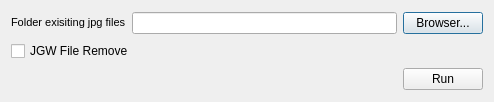
<?xml version="1.0" encoding="UTF-8"?>
<ui version="4.0">
 <class>WriteRemoveJGWClass</class>
 <widget class="QDialog" name="WriteRemoveJGWClass">
  <property name="geometry">
   <rect>
    <x>0</x>
    <y>0</y>
    <width>494</width>
    <height>102</height>
   </rect>
  </property>
  <property name="windowTitle">
   <string>WriteRemoveJGW</string>
  </property>
  <layout class="QVBoxLayout" name="verticalLayout">
   <item>
    <layout class="QHBoxLayout" name="horizontalLayout_2">
     <item>
      <widget class="QLabel" name="label">
       <property name="text">
        <string>&lt;!DOCTYPE HTML PUBLIC &quot;-//W3C//DTD HTML 4.0//EN&quot; &quot;http://www.w3.org/TR/REC-html40/strict.dtd&quot;&gt;
&lt;html&gt;&lt;head&gt;&lt;meta name=&quot;qrichtext&quot; content=&quot;1&quot; /&gt;&lt;style type=&quot;text/css&quot;&gt;
p, li { white-space: pre-wrap; }
&lt;/style&gt;&lt;/head&gt;&lt;body style=&quot; font-family:'MS Shell Dlg 2'; font-size:8pt; font-weight:400; font-style:normal;&quot;&gt;
&lt;p style=&quot; margin-top:0px; margin-bottom:0px; margin-left:0px; margin-right:0px; -qt-block-indent:0; text-indent:0px;&quot;&gt;Folder exisiting jpg files&lt;/p&gt;&lt;/body&gt;&lt;/html&gt;</string>
       </property>
      </widget>
     </item>
     <item>
      <widget class="QLineEdit" name="Open_Folder"/>
     </item>
     <item>
      <widget class="QPushButton" name="Open_Folder_pushButton">
       <property name="text">
        <string>Browser...</string>
       </property>
      </widget>
     </item>
    </layout>
   </item>
   <item>
    <widget class="QCheckBox" name="actionJGWRemove">
     <property name="text">
      <string>JGW File Remove</string>
     </property>
    </widget>
   </item>
   <item>
    <layout class="QHBoxLayout" name="horizontalLayout">
     <item>
      <spacer name="horizontalSpacer">
       <property name="orientation">
        <enum>Qt::Horizontal</enum>
       </property>
       <property name="sizeHint" stdset="0">
        <size>
         <width>40</width>
         <height>20</height>
        </size>
       </property>
      </spacer>
     </item>
     <item>
      <widget class="QPushButton" name="Run_pushButton">
       <property name="text">
        <string>Run</string>
       </property>
      </widget>
     </item>
    </layout>
   </item>
  </layout>
 </widget>
 <layoutdefault spacing="6" margin="11"/>
 <resources/>
 <connections/>
</ui>
